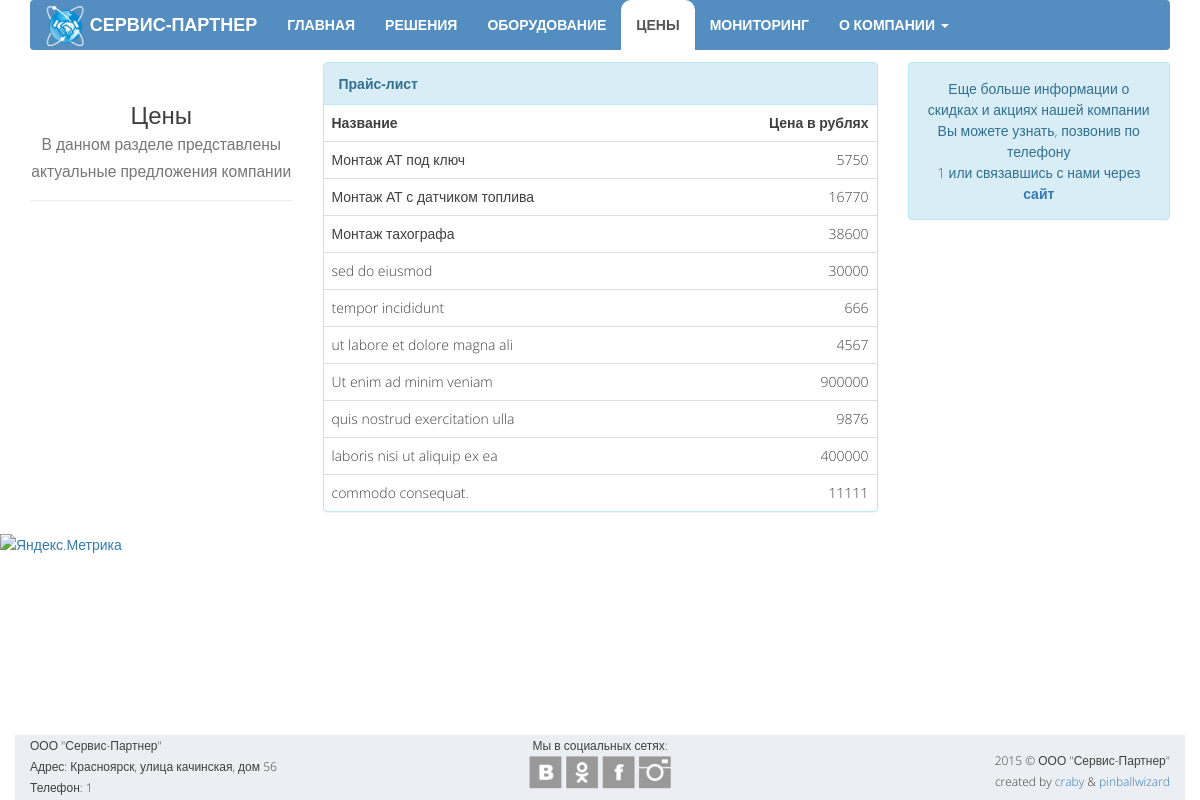
/pricing, run on the app's committed database.
### opensky/models.py (models this page shows, shortened)
class Price(models.Model):
    name = models.CharField("Название", max_length=30)
    price = models.IntegerField("Цена", blank=True)

class Office(models.Model):
    MAP_CHOICES = (
        ('yandex#map', 'Схема'),
        ('yandex#satellite', 'Спутник'),
        ('yandex#hybrid', 'Гибрид'),
        ('yandex#publicMap', 'Народная'),
        ('yandex#publicMapHybrid', 'Народная+Гибрид'),
    )
    address = models.CharField("Контактный адресс", max_length=100, blank=True)
    email = models.EmailField("Контактная почта", max_length=50, blank=True)
    phone1 = models.CharField("Телефон офиса", max_length=15, blank=True)
    phone2 = models.CharField("Телефон техподдержки", max_length=15, blank=True)
    latitude = models.CharField("Широта", max_length=10)
    longitude = models.CharField("Долгота", max_length=10)
    maptype = models.CharField("Тип карты", max_length=30, choices=MAP_CHOICES, default='yandex#map')

class SocialWidget(models.Model):
    SOCIAL_CHOICES = (
        ('vk', 'Вконтакте'),
        ('ok', 'Одноклассники'),
        ('fb', 'Facebook'),
        ('tw', 'Twitter'),
        ('li', 'LinkedIn'),
        ('yt', 'YouTube'),
        ('in', 'Instagram'),
    )
    name = models.CharField("Название", max_length=2, choices=SOCIAL_CHOICES)
    url = models.URLField("Ссылка", blank=True)

### opensky/views.py (the view)
# urls.py: url(r'^pricing', views.pricing, name='pricing'),
def pricing(request):
    data = {
        'prices': Price.objects.all(),
        'widgets': SocialWidget.objects.all(),
        'office': Office.objects.get(pk=1),
    }
    return render(request, 'opensky/pricing.html', data)

### opensky/templates/opensky/pricing.html (shortened to what this page needs)
{% extends "opensky/template.html" %}
{% block body %}
    <div class="container">
        <div class="row">
            <div class="col-md-3">
                <div class="page-header text-center">
                    <h3>Цены<br>
                        <small>В данном разделе представлены актуальные предложения компании</small>
                    </h3>
                </div>
            </div>
            <div class="col-md-6">
                <div class="panel panel-info">
                    <div class="panel-heading"><b>Прайс-лист</b></div>
                    <table class="table">
                        <tr>
                            <th>Название</th>
                            <th>Цена в рублях</th>
                        </tr>
                        {% for item in prices %}
                            <tr>
                                <td>{{ item.name }}</td>
                                <td>{{ item.price }}</td>
                            </tr>
                        {% endfor %}
                    </table>
                </div>
            </div>
            <div class="col-md-3">
                <div class="alert alert-info text-center">
                    Еще больше информации о скидках и
                    акциях нашей компании Вы можете узнать, позвонив по телефону<br>
                    {{ office.phone1 }}
                    или связавшись с нами через <b><a href="{% url 'contacts' %}">сайт</a></b>
                </div>
            </div>
        </div>
    </div>
{% endblock %}

### opensky/templates/opensky/template.html (shortened to what this page needs)
<!DOCTYPE html>
<html>
<head lang="en">
    {% load staticfiles %}
    <link rel="stylesheet" href="https://maxcdn.bootstrapcdn.com/bootstrap/3.3.4/css/bootstrap.min.css">
    <link href="{% static 'opensky/style/mystyle.css' %}" rel="stylesheet">
</head>
<body>
    {% block header %}
    <header class="header">
        <div class="container">
            <nav class="navbar navbar-default">
                <div class="navbar-header hidden-sm">
                    <a class="navbar-brand" href="{% url 'home' %}">
                        <img src="{% static 'opensky/images/logo-small.png' %}" height="40px" width="40px">
                        <span class="hidden-md">СЕРВИС-ПАРТНЕР</span>
                    </a>
                </div>
                <div class="collapse navbar-collapse" id="myNavbar">
                    <ul class="mynav nav navbar-nav">
                        <li><a href="{% url 'home' %}">ГЛАВНАЯ</a></li>
                        <li><a href="{% url 'features' %}">РЕШЕНИЯ</a></li>
                        <li><a href="{% url 'equipment' %}">ОБОРУДОВАНИЕ</a></li>
                        <li><a href="{% url 'pricing' %}">ЦЕНЫ</a></li>
                        <li><a href="{% url 'services' %}">МОНИТОРИНГ</a></li>
                        <li class="dropdown text-nowrap">
                            <a class="dropdown-toggle" data-toggle="dropdown" id="menu1" href="#">
                                О КОМПАНИИ
                                <span class="caret"></span>
                            </a>
                        </li>
                    </ul>
                </div>
            </nav>
        </div>
    </header>
    {% endblock header %}
    {% block body %}
    {% endblock body %}
    <footer class="footer">
        <div class="container">
            <div class="row">
                <div class="col-md-4 hidden-xs hidden-sm">
                    ООО "Сервис-Партнер"<br>
                    Адрес: {{ office.address }}<br>
                    Телефон: {{ office.phone1 }}
                </div>
                <div class="col-md-4 col-xs-6 text-center">
                    Мы в социальных сетях:<br>
                    {% for widget in widgets %}
                        <a href="{{ widget.url }}"><div class="s-l {{ widget.name }}"></div></a>
                    {% endfor %}
                </div>
                <div class="col-md-4 col-xs-6 text-right">
                    <span>2015 © ООО "Сервис-Партнер"<br> created by
                        <a href="https://github.com/craby-c">craby</a> &
                        <a href="https://github.com/pinballwizard">pinballwizard</a>
                    </span>
                </div>
            </div>
        </div>
    </footer>
</body>
<a href="https://metrika.yandex.ru/stat/?id=29770461&amp;from=informer" target="_blank" rel="nofollow">
    <img src="//bs.yandex.ru/informer/29770461/3_1_FFFFFFFF_EFEFEFFF_0_pageviews" style="width:88px; height:31px; border:0;" alt="Яндекс.Метрика" title="Яндекс.Метрика: данные за сегодня (просмотры, визиты и уникальные посетители)" onclick="try{Ya.Metrika.informer({i:this,id:29770461,lang:'ru'});return false}catch(e){}"/>
</a>
</html>

### opensky/static/opensky/style/mystyle.css (style rules this page uses)
html { min-height: 100%; position: relative; }
body { min-height: 100%; font-size: 14px; font-family: 'Open Sans', sans-serif; font-weight: 300; line-height: 21px; color: #404040; margin-bottom: 100px; }
.header { color: #ffffff; font-weight: bold; padding-bottom: 1%; }
.navbar-brand { font-weight: bold; padding-top: 6px; }
.navbar-brand>img { display: inline; }
.navbar-default .navbar-brand, .navbar-brand:hover { color: #FFFFFF !important; }
.navbar-default { margin-bottom: 0; background-color: #548DBF; border: none; }
.navbar-default .mynav>li>a { color:#FFFFFF; font-size: 14px; font-weight: bold; }
.navbar-collapse { padding: 0; }
.nav>li:hover, .nav>li:active, .nav>.active>a, .nav>.open>a { background-color: #FFFFFF !important; border-radius: 10px 10px 0 0; color: #404040; }
li>a { font-size: 18px; }
.footer { position: absolute; bottom: 0; width: 100%; height: 65px; }
.footer>.container, .footer>.container>.row, .footer>.container>.row>div { height: 100%; background-color: #EBEEF2; }
.footer>.container>.row>div:last-child { padding: 15px 15px 0 10px; }
.footer>.container>.row>div { font-size: 12px; }
th:last-child, td:last-child { text-align: right; }
.s-l { display: inline-block; height: 33px; width: 33px; background: url('../images/ikonki-small.png') no-repeat; cursor: pointer; }
.vk { background-position: -137px -55px; }
.ok { background-position: -178px -55px; }
.fb { background-position: -12px -55px; }
.in { background-position: -261px -55px; }
@media (min-width: 768px) { .navbar-nav>li { display: table-cell; float: none; text-align: center; } }

### data on the page
Price: name "Монтаж АТ под ключ", price "5750"
Price: name "Монтаж АТ с датчиком топлива", price "16770"
Price: name "Монтаж тахографа", price "38600"
Price: name "sed do eiusmod", price "30000"
Price: name "tempor incididunt", price "666"
Price: name "ut labore et dolore magna ali", price "4567"
Price: name "Ut enim ad minim veniam", price "900000"
Price: name "quis nostrud exercitation ulla", price "9876"
Price: name "laboris nisi ut aliquip ex ea", price "400000"
Price: name "commodo consequat.", price "11111"
Office: phone1 "1", address "Красноярск, улица качинская, дом 56"
